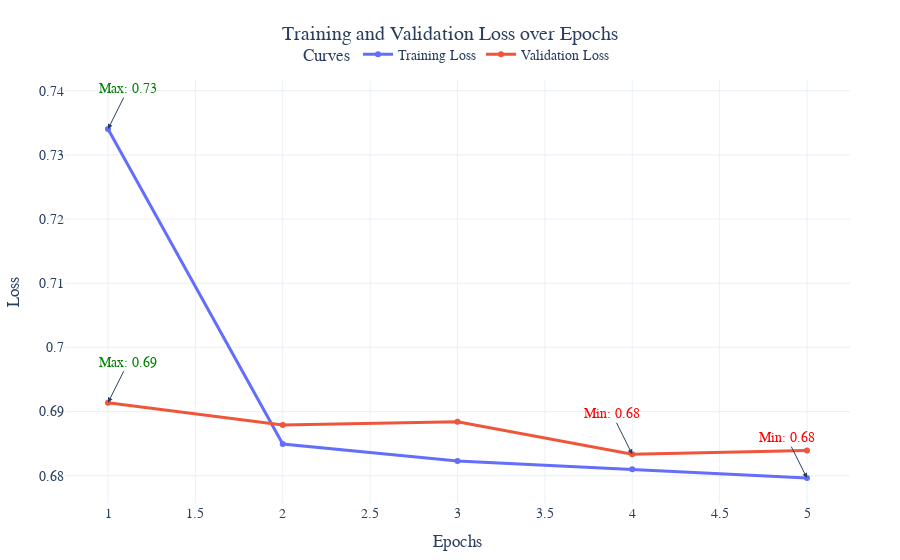

Notebook cell for this chart:
### Code cell
trainer = Trainer(
    model=model,
    config=TrainerConfig(
        criterion='cross_entropy',
        optimizer='adam',
        early_stopping_patience=2,
        learning_rate=1e-3,
        weight_decay=1e-5,
        save_weights_path="./models/bert_adult.pth",
        batch_size=128
    )
)
trainer.train(train_dataset, val_dataset, epochs=5, visualize=True)

### Figure 1 — Plotly figure (JSON) as saved in the notebook; plotly's stock layout.template omitted (floating-point values rounded to 4 significant figures)
{"data": [{"hovertemplate": "%{x}, %{y}<extra>Training Loss</extra>", "line": {"width": 3}, "marker": {"size": 6}, "mode": "lines+markers", "name": "Training Loss", "type": "scatter", "x": [1, 2, 3, 4, 5], "y": [0.734, 0.6849, 0.6823, 0.681, 0.6796]}, {"hovertemplate": "%{x}, %{y}<extra>Validation Loss</extra>", "line": {"width": 3}, "marker": {"size": 6}, "mode": "lines+markers", "name": "Validation Loss", "type": "scatter", "x": [1, 2, 3, 4, 5], "y": [0.6914, 0.6879, 0.6884, 0.6833, 0.6839]}], "layout": {"annotations": [{"arrowhead": 2, "ax": -20, "ay": -40, "font": {"color": "red"}, "showarrow": true, "text": "Min: 0.68", "x": 5, "y": 0.6796}, {"arrowhead": 2, "ax": 20, "ay": -40, "font": {"color": "green"}, "showarrow": true, "text": "Max: 0.73", "x": 1, "y": 0.734}, {"arrowhead": 2, "ax": -20, "ay": -40, "font": {"color": "red"}, "showarrow": true, "text": "Min: 0.68", "x": 4, "y": 0.6833}, {"arrowhead": 2, "ax": 20, "ay": -40, "font": {"color": "green"}, "showarrow": true, "text": "Max: 0.69", "x": 1, "y": 0.6914}], "font": {"family": "Arial, sans-serif", "size": 14}, "legend": {"orientation": "h", "title": {"text": "Curves"}, "x": 0.5, "xanchor": "center", "y": 1.02, "yanchor": "bottom"}, "margin": {"b": 50, "l": 50, "r": 50, "t": 80}, "title": {"text": "Training and Validation Loss over Epochs", "x": 0.5, "xanchor": "center"}, "xaxis": {"title": {"text": "Epochs"}}, "yaxis": {"title": {"text": "Loss"}}}}
